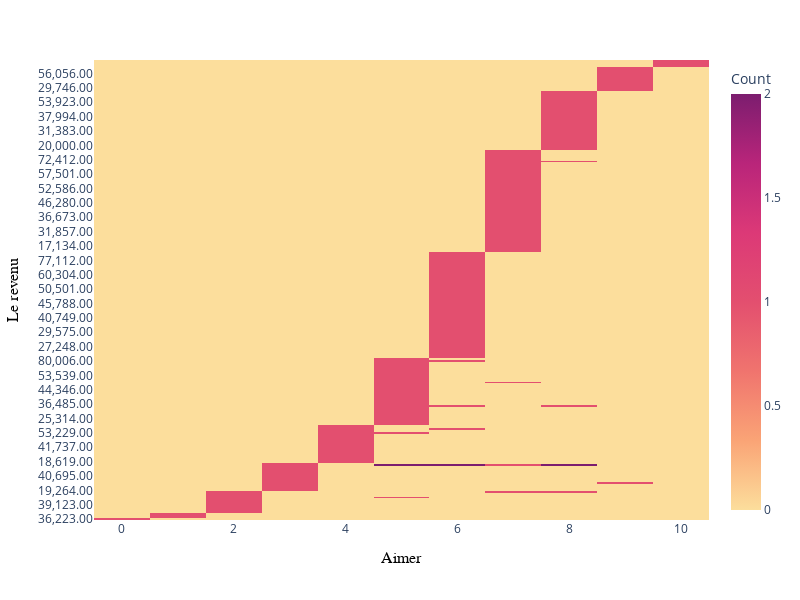

Notebook source saved alongside this figure:
### Code cell
fig = px.density_heatmap(df_income, x="like", y="income", z="count", color_continuous_scale=px.colors.sequential.Sunsetdark,
                            labels={"like": "Aimer","income": "Le revenu"}, width=800, height=600)                            
fig.update_xaxes(title_font=dict(family = "Arial", size = 16, color = "black"))
fig.update_yaxes(title_font=dict(family = "Arial", size = 16, color = "black"))
fig.layout.coloraxis.colorbar.title = 'Count'
fig.show()

### Figure 1 — Plotly figure (JSON) as saved in the notebook; plotly's stock layout.template omitted (floating-point values rounded to 4 significant figures; data arrays with more than 128 entries replaced by an {"elided": "..."} marker saying what was removed)
{"data": [{"coloraxis": "coloraxis", "histfunc": "sum", "hovertemplate": "Aimer=%{x}<br>Le revenu=%{y}<br>sum of count=%{z}<extra></extra>", "name": "", "type": "histogram2d", "x": {"elided": "271 float values"}, "xaxis": "x", "xbingroup": "x", "y": {"elided": "271 str values"}, "yaxis": "y", "ybingroup": "y", "z": {"elided": "271 int values"}}], "layout": {"coloraxis": {"colorbar": {"title": {"text": "Count"}}, "colorscale": [[0, "rgb(252, 222, 156)"], [0.1667, "rgb(250, 164, 118)"], [0.3333, "rgb(240, 116, 110)"], [0.5, "rgb(227, 79, 111)"], [0.6667, "rgb(220, 57, 119)"], [0.8333, "rgb(185, 37, 122)"], [1, "rgb(124, 29, 111)"]]}, "height": 600, "legend": {"tracegroupgap": 0}, "margin": {"t": 60}, "width": 800, "xaxis": {"anchor": "y", "domain": [0, 1], "title": {"font": {"color": "black", "family": "Arial", "size": 16}, "text": "Aimer"}}, "yaxis": {"anchor": "x", "domain": [0, 1], "title": {"font": {"color": "black", "family": "Arial", "size": 16}, "text": "Le revenu"}}}}
